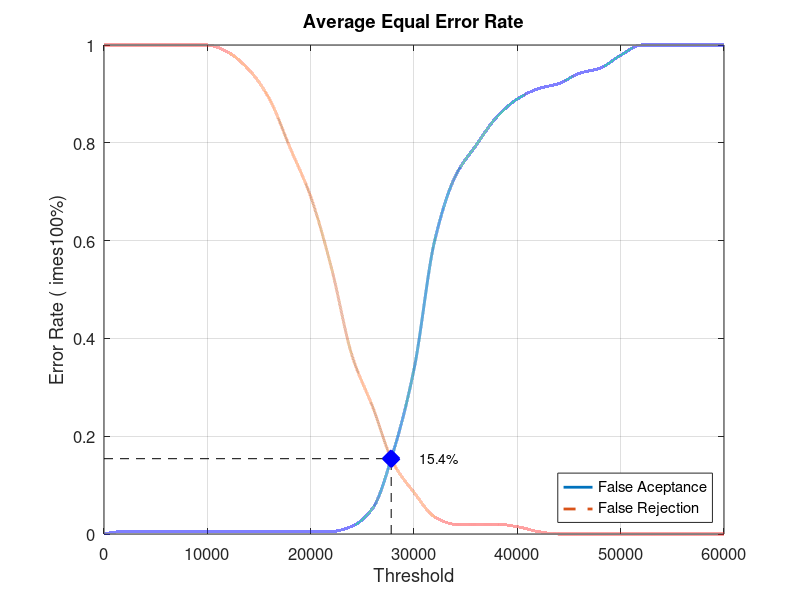
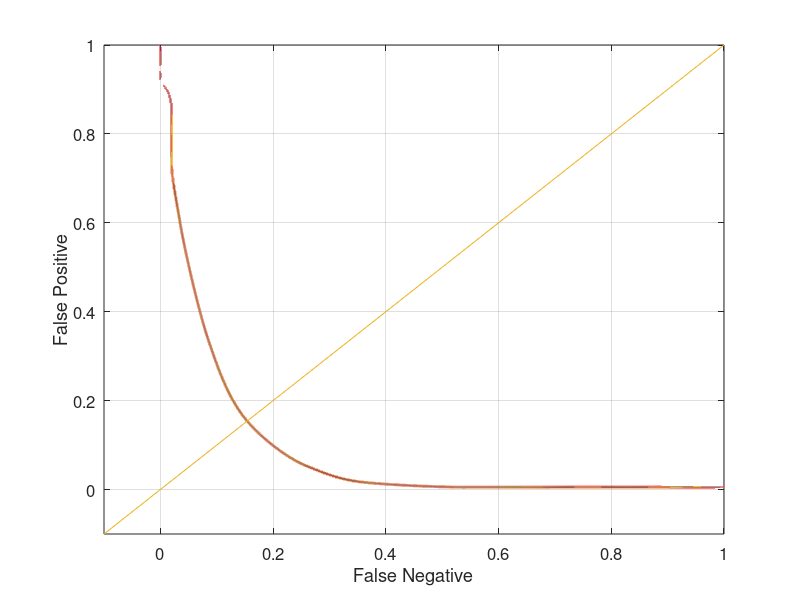

Write the MATLAB code that produced these figures, in order.
close all;
clear;
clc;
x = 0:2000:60000;
xq = 0:0.5:60000;

y0 = [0 0.00526316 0.00526316 0.00526316 0.00526316 0.00526316 0.00526316 0.00526316 0.00526316 0.00526316 0.00526316 0.00526316 0.0157895 0.0526316 0.168421 0.336842 0.6 0.731579 0.794737 0.852632 0.889474 0.910526 0.921053 0.942105 0.952632 0.978947 1 1 1 1 1]
yy0 = interp1(x, y0, xq, 'pchip');
y1 = [1 1 1 1 1 1 0.985 0.95 0.89 0.79 0.69 0.545 0.365 0.26 0.145 0.085 0.035 0.02 0.02 0.02 0.015 0.005 0 0 0 0 0 0 0 0 0]
yy1 = interp1(x, y1, xq, 'pchip');

% Calculating EER: 
y2 = abs(y0 - y1);
find(y2 == min(y2))
yy2 = abs(yy0 - yy1);
xEER = find(yy2 == min(yy2));
xEERIndex = xq(xEER) % X-axis EER
yEER = yy0(xEER) % Y-axis EER

main = figure
plot(xq, yy0,'-','LineWidth', 2);	hold on
plot(xq, yy1,'--','LineWidth', 2);	hold on
plot([xEERIndex xEERIndex], [0 yEER], 'k--');	hold on
plot([0 xEERIndex], [yEER yEER], 'k--');	hold on
plot(xEERIndex, yEER, 'bx', 'LineWidth', 10);	hold on
text(xEERIndex + 10 * xEERIndex / 100, yEER, [num2str(round((10000 * yEER)) / 100) '%'])
legend('False Aceptance', 'False Rejection', 'Location', 'SouthEast')
xlabel('Threshold')
ylabel('Error Rate (	imes100%)')
title('Average Equal Error Rate')
set(gca, 'FontSize', 12)
axis([0 60000 0 1])
grid on

print(main, 'Database4_1Main', '-dpng');
FNRxFPR = figure('Color', [1 1 1]);
plot(yy1, yy0, '-', yy1, yy0, 'LineWidth', 2);
hold on
y = -0.1:0.1:1
plot(y, y); 
set(gca, 'FontSize', 12)
xlabel('False Negative')
ylabel('False Positive')
axis([-0.1 1 -0.1 1])
set(gca, 'FontSize', 12)
grid on

print(FNRxFPR, 'Database4_1FNRxFPR','-dpng');
